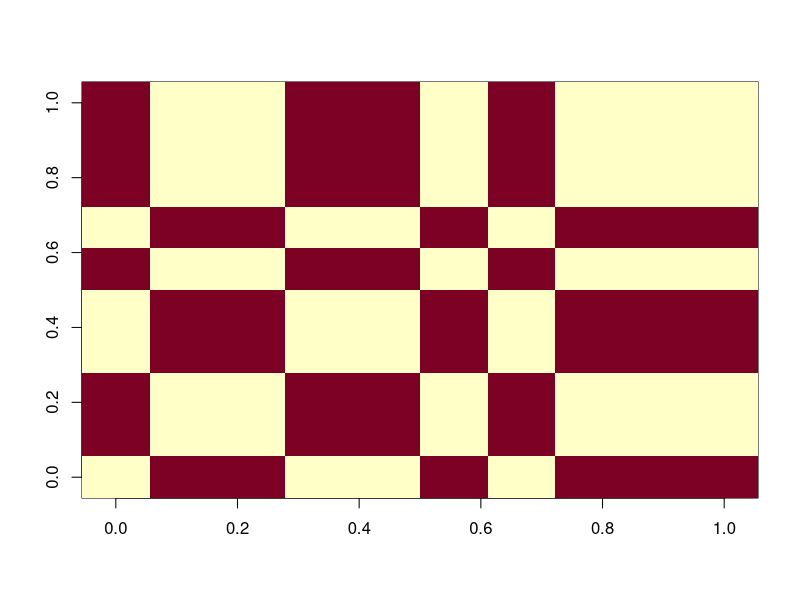
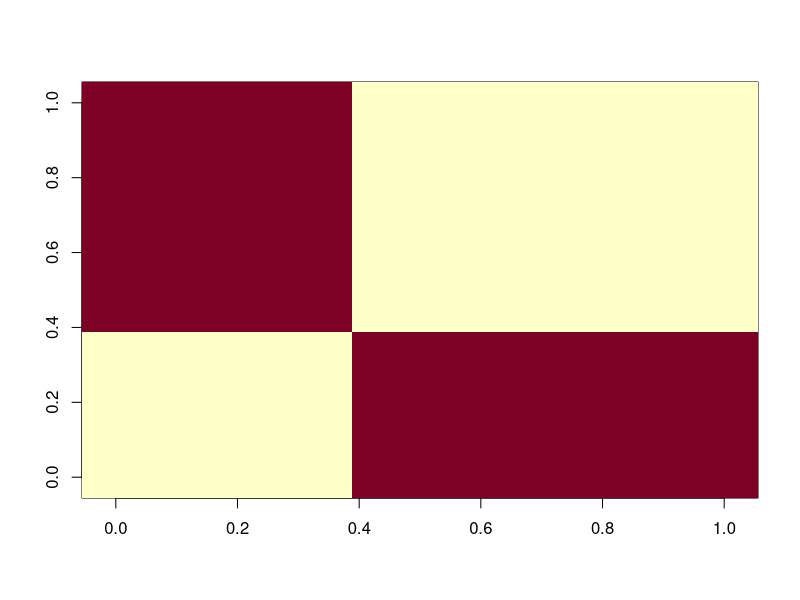
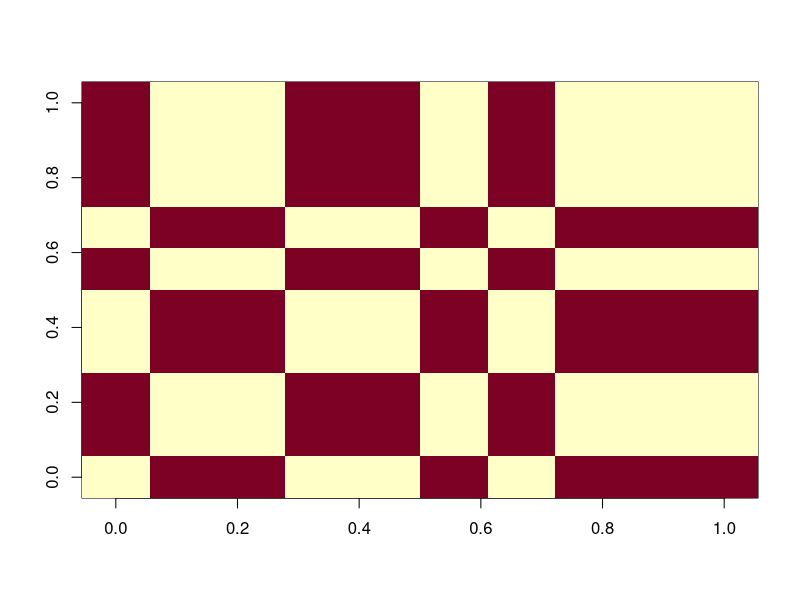
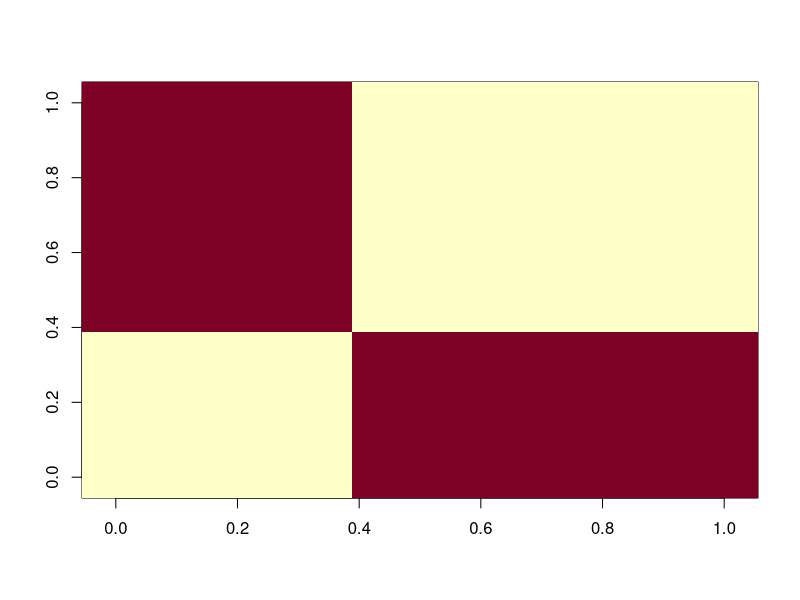
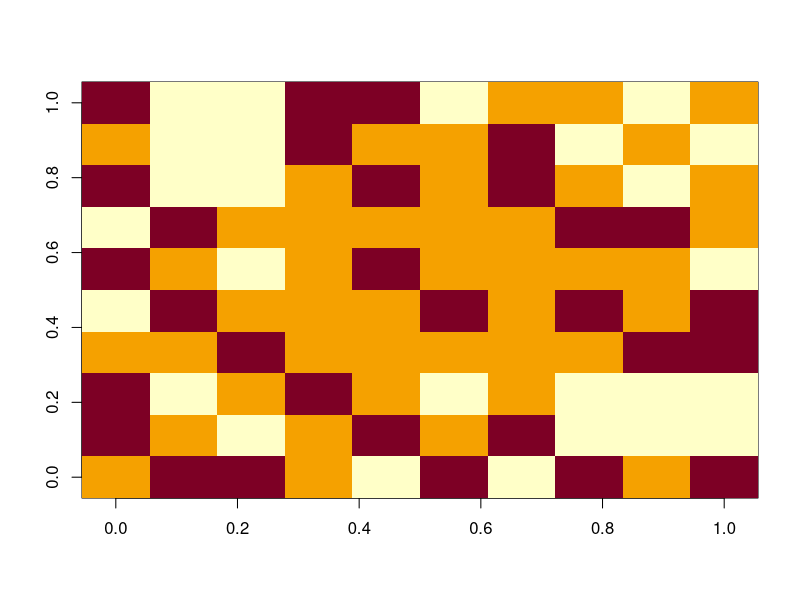

The R source for these figures, in order:
# Positive and Negative Relationship
# 4th April 2022


# STRUCTURAL BALANCE

library("igraph")
n = 10
X = 1:n
# randomly choose six nodes for the first group and four for the second
pos = sample(1:n, 6)
A = X[pos]
B = X[-pos]
g = make_full_graph(n)

M = -as_adjacency_matrix(g) ## set all edges as negative
M[A, A] = 1 ## set all edges between nodes from set A as positive
M[B, B] = 1 ## set all edges between nodes from set B as positive


# Now that we have our balanced graph, we can visualise the two groups using hierarchical clustering.
D = as.matrix(1 - M) ## create a matrix of distances
image(D) ## visualise the distances
?make_full_graph

## Notice the block structure
h = hclust(as.dist(D), method = "single")
image(D[h$order, h$order])   # forming a block instead of graph

####### Pick set of three nodes & changing the sign
threenodes = M[1:3, 1:3]
M[1, 2] = 1
M[2, 1] = 1
print(M)

# We can now restore M by rerunning
M = -as_adjacency_matrix(g) ## set all edges as negative
M[A, A] = 1 ## set all edges between nodes from set A as positive
M[B, B] = 1 ## set all edges between nodes from set B as positive

####### Pick a set of three nodes and change the sign of the edges to introduce a (-,-,-) triangle, 
####### making the graph a weakly balanced network. Recompute the clustering and visualise the results.
####### Were the results as expected? If not, what could have gone wrong?

M[1,3] = -1
M[3,1] = -1
print(M)

D = as.matrix(1 - M) ## create a matrix of distances
image(D) ## visualise the distances


## Notice the block structure
h = hclust(as.dist(D), method = "single")
image(D[h$order, h$order])   # forming a block instead of graph




# COUNTING SIGNED RELATIONSHIP
positiveEdgeCount = function(M) {
  ## Compute the number of positive edges for each set of three nodes. M is an
  ## adjacency matrix (symmetric) containing only +1 and -1.
  n = nrow(M)
  p = choose(n, 3)
  counter = 0
  for (a in 1:(n - 2)) {
    for (b in (a + 1):(n - 1)) {
      for (d in (b + 1):n) {
        counter = counter + 1
        m = M[c(a, b, d), c(a, b, d)]
        p[counter] = posEdges(m)
      }
    }
  }
  return(p)
}

posEdges= function(m){
  pos_count=0
  if (m[1,2]>0){
    pos_count=pos_count+1
  }
  if (m[3,2]>0){
    pos_count=pos_count+1
  }
  if (m[3,1]>0){
    pos_count=pos_count+1
  }  
  return(pos_count)
}

# resetting the M
M = -as_adjacency_matrix(g) ## set all edges as negative
M[A, A] = 1 ## set all edges between nodes from set A as positive
M[B, B] = 1 ## set all edges between nodes from set B as positive

positiveEdgeCount(M)
# to count each connectivity 
table(positiveEdgeCount(M))

######### Examine how many triangles changed by computing the number of each of the 
######### four triangle types before and after changing the edge sign.

# changing sign again
M[1,3] = -1
M[3,1] = -1
print(M)
table(positiveEdgeCount(M))


# STRUCTURAL BALANCE IN GENERAL NETWORKS
f = erdos.renyi.game(n, 0.6)
M = as_adjacency_matrix(f)
M[A, B] = -1 * M[A, B]
M[B, A] = -1 * M[B, A]
D = as.matrix(1 - M)
image(D)

# orange means the incomplete graph (ga connect)
############## Examine the block image generated by hclust
############## The function that we wrote posEdges assumes that every three nodes forms a triangle, 
############## but now that we have an incomplete graph, that assumption is not valid. 
############## Modify the function posEdges to return NA when the given three 
############## nodes don’t form a triangle. Modify the graph to allow weak structural balance and 
############## examine if hclust is able to find the clusters of friends in this weakly balanced incomplete network

?hclust
